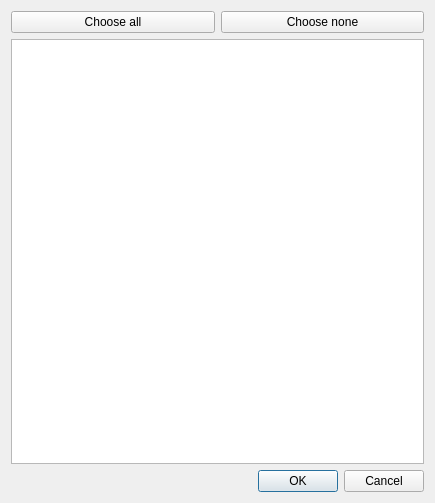
<?xml version="1.0" encoding="UTF-8"?>
<ui version="4.0">
 <class>UseVesselsInBlendingDialog</class>
 <widget class="QDialog" name="UseVesselsInBlendingDialog">
  <property name="geometry">
   <rect>
    <x>0</x>
    <y>0</y>
    <width>435</width>
    <height>503</height>
   </rect>
  </property>
  <property name="windowTitle">
   <string>Select the vessels participating in blend</string>
  </property>
  <layout class="QVBoxLayout" name="verticalLayout">
   <item>
    <layout class="QHBoxLayout" name="horizontalLayout">
     <item>
      <widget class="QPushButton" name="chooseAllButton">
       <property name="toolTip">
        <string>Select all vessels</string>
       </property>
       <property name="text">
        <string>Choose all</string>
       </property>
      </widget>
     </item>
     <item>
      <widget class="QPushButton" name="chooseNoneButton">
       <property name="toolTip">
        <string>Deselect all vessels</string>
       </property>
       <property name="text">
        <string>Choose none</string>
       </property>
      </widget>
     </item>
    </layout>
   </item>
   <item>
    <widget class="QListWidget" name="vesselsListWidget">
     <property name="selectionMode">
      <enum>QAbstractItemView::ExtendedSelection</enum>
     </property>
     <property name="sortingEnabled">
      <bool>true</bool>
     </property>
    </widget>
   </item>
   <item>
    <widget class="QDialogButtonBox" name="buttonBox">
     <property name="orientation">
      <enum>Qt::Horizontal</enum>
     </property>
     <property name="standardButtons">
      <set>QDialogButtonBox::Cancel|QDialogButtonBox::Ok</set>
     </property>
    </widget>
   </item>
  </layout>
 </widget>
 <tabstops>
  <tabstop>chooseAllButton</tabstop>
  <tabstop>chooseNoneButton</tabstop>
  <tabstop>vesselsListWidget</tabstop>
 </tabstops>
 <resources/>
 <connections>
  <connection>
   <sender>buttonBox</sender>
   <signal>accepted()</signal>
   <receiver>UseVesselsInBlendingDialog</receiver>
   <slot>accept()</slot>
   <hints>
    <hint type="sourcelabel">
     <x>248</x>
     <y>254</y>
    </hint>
    <hint type="destinationlabel">
     <x>157</x>
     <y>274</y>
    </hint>
   </hints>
  </connection>
  <connection>
   <sender>buttonBox</sender>
   <signal>rejected()</signal>
   <receiver>UseVesselsInBlendingDialog</receiver>
   <slot>reject()</slot>
   <hints>
    <hint type="sourcelabel">
     <x>316</x>
     <y>260</y>
    </hint>
    <hint type="destinationlabel">
     <x>286</x>
     <y>274</y>
    </hint>
   </hints>
  </connection>
 </connections>
</ui>
